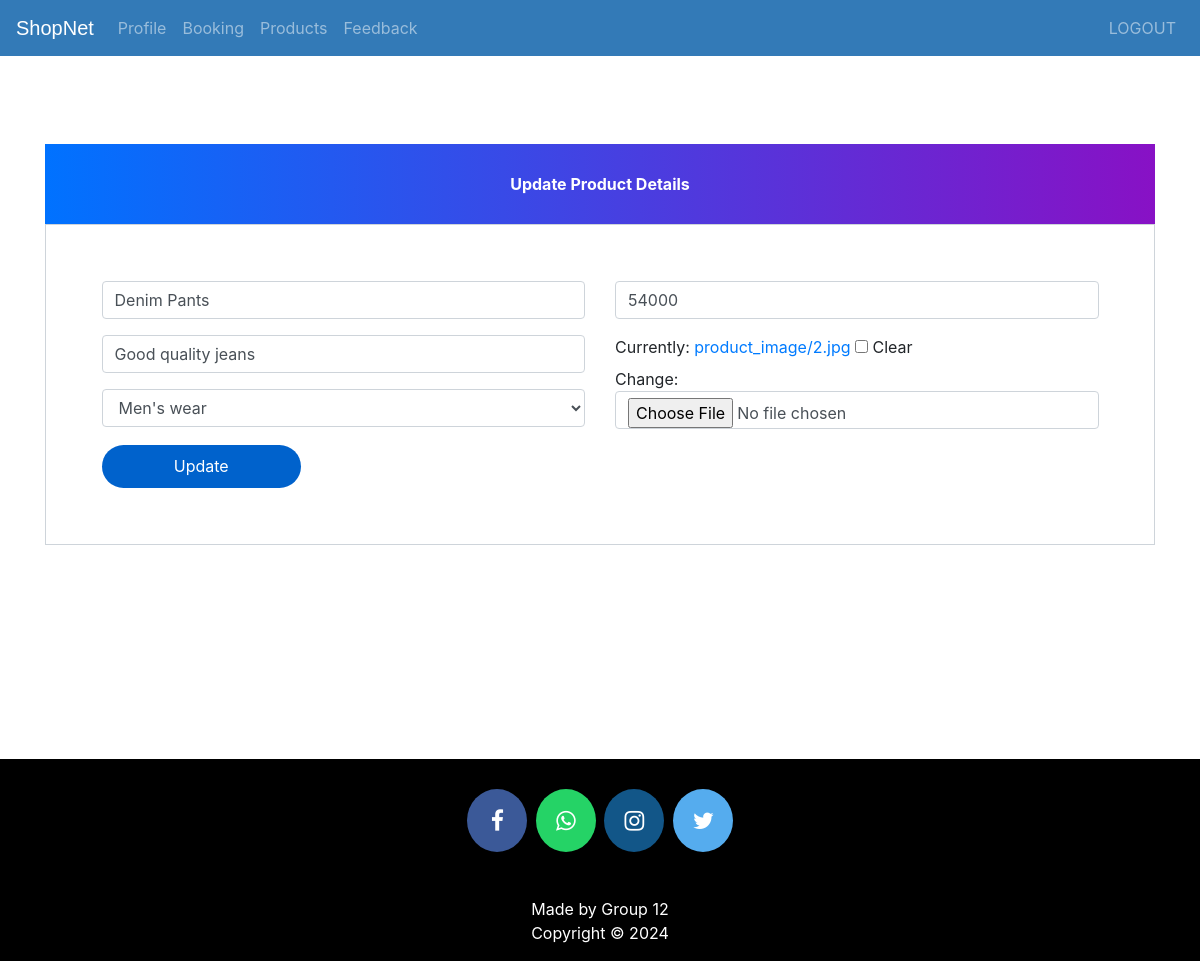
The app's page /update-product/1 (signed in) with its own data.
### business/models.py (models this page shows, shortened)
class Product(models.Model):
    business=models.ForeignKey(Business,on_delete=models.CASCADE)
    name=models.CharField(max_length=40)
    category=models.ForeignKey(Category,on_delete=models.CASCADE)
    product_image= models.ImageField(upload_to='product_image/',null=True,blank=True)
    price = models.PositiveIntegerField()
    description=models.CharField(max_length=40,null=True,blank=True)

### business/views.py (the view)
# urls.py: path('update-product/<int:pk>', business_update_product_view,name='business-update-product'),
@login_required(login_url='businesslogin')
def business_update_product_view(request,pk):
    product=get_object_or_404(Product,id=pk, business__user=request.user)
    productForm=ProductForm(instance=product)
    if request.method=='POST':
        productForm=ProductForm(request.POST,request.FILES,instance=product)
        if productForm.is_valid():
            productForm.save()
            return redirect('business-products')
    return render(request,'business/business_update_product.html',{'productForm':productForm})

### business/forms.py
class ProductForm(forms.ModelForm):
    class Meta:
        model=models.Product
        fields=['name','category','price','description','product_image']

### business/models.py (called while the page is built)
    def __str__(self):
        return self.title

### business/templates/business/business_update_product.html (shortened to what this page needs)
{% extends 'business/admin_base.html' %}
{% load widget_tweaks %}
{% block content %}
<head>
  <link href="//maxcdn.bootstrapcdn.com/bootstrap/4.1.1/css/bootstrap.min.css" rel="stylesheet" id="bootstrap-css">
</head>
<br><br><br><br><br><br>
<form method="post" enctype="multipart/form-data">
  <div class="container register-form">
    <div class="form">
      <div class="note">
        <p>Update Product Details</p>
      </div>
      <div class="form-content">
        <div class="row">
          <div class="col-md-6">
            <div class="form-group">
              {% render_field productForm.name class="form-control" placeholder="Product Name" %}
            </div>
            <div class="form-group">
              {% render_field productForm.description class="form-control" placeholder="Description" %}
            </div>
            <div class="form-group">
              {% render_field productForm.category class="form-control" placeholder="Category" %}
            </div>
          </div>
          <div class="col-md-6">
            <div class="form-group">
              {% render_field productForm.price class="form-control" placeholder="Price" %}
            </div>
            <div class="form-group">
              {% render_field productForm.product_image class="form-control" placeholder="product_image" %}
            </div>
          </div>
        </div>
        <button type="submit" class="btnSubmit">Update</button>
      </div>
    </div>
  </div>
</form>
{% endblock content %}

### business/templates/business/admin_base.html (style rules this page uses)
p { text-align: center; }

### business/templates/business/business_update_product.html (style rules this page uses)
a:link { text-decoration: none; }
.note { text-align: center; height: 80px; background: -webkit-linear-gradient(left, #0072ff, #8811c5); color: #fff; font-weight: bold; line-height: 80px; }
.form-content { padding: 5%; border: 1px solid #ced4da; margin-bottom: 2%; }
.form-control { border-radius: 1.5rem; }
.btnSubmit { border: none; border-radius: 1.5rem; padding: 1%; width: 20%; cursor: pointer; background: #0062cc; color: #fff; }

### records on screen
Product: name "Denim Pants", description "Good quality jeans", category "Men's wear", price "54000"
